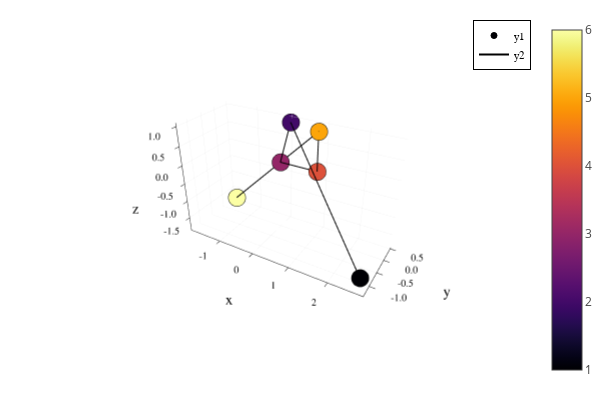

The code cell stored with this chart in its notebook:
### Code cell
p = plot()
plotChainSeries!(P,"red")
p

### Figure 1 — Plotly figure (JSON) as saved in the notebook; plotly's stock layout.template omitted (floating-point values rounded to 4 significant figures; data arrays with more than 128 entries replaced by an {"elided": "..."} marker saying what was removed)
{"data": [{"colorbar": {"title": {"text": ""}}, "legendgroup": "y1", "marker": {"color": "rgba(0, 0, 4, 1.000)", "line": {"color": "rgba(0, 0, 0, 1)", "width": 1}, "size": 6, "symbol": "circle"}, "mode": "markers", "name": "y1", "scene": "scene", "showlegend": true, "type": "scatter3d", "x": [2.7], "xaxis": "x", "y": [-1.3], "yaxis": "y", "z": [-1.472], "zaxis": "z", "zmax": 6, "zmin": 1}, {"colorbar": {"title": {"text": ""}}, "legendgroup": "y1", "marker": {"color": "rgba(66, 10, 104, 1.000)", "line": {"color": "rgba(0, 0, 0, 1)", "width": 1}, "size": 6, "symbol": "circle"}, "mode": "markers", "name": "y1", "scene": "scene", "showlegend": false, "type": "scatter3d", "x": [0], "xaxis": "x", "y": [0.5], "yaxis": "y", "z": [0.866], "zaxis": "z", "zmax": 6, "zmin": 1}, {"colorbar": {"title": {"text": ""}}, "legendgroup": "y1", "marker": {"color": "rgba(147, 38, 103, 1.000)", "line": {"color": "rgba(0, 0, 0, 1)", "width": 1}, "size": 6, "symbol": "circle"}, "mode": "markers", "name": "y1", "scene": "scene", "showlegend": false, "type": "scatter3d", "x": [0], "xaxis": "x", "y": [0], "yaxis": "y", "z": [0], "zaxis": "z", "zmax": 6, "zmin": 1}, {"colorbar": {"title": {"text": ""}}, "legendgroup": "y1", "marker": {"color": "rgba(221, 81, 58, 1.000)", "line": {"color": "rgba(0, 0, 0, 1)", "width": 1}, "size": 6, "symbol": "circle"}, "mode": "markers", "name": "y1", "scene": "scene", "showlegend": false, "type": "scatter3d", "x": [1], "xaxis": "x", "y": [0], "yaxis": "y", "z": [0], "zaxis": "z", "zmax": 6, "zmin": 1}, {"colorbar": {"title": {"text": ""}}, "legendgroup": "y1", "marker": {"color": "rgba(252, 165, 10, 1.000)", "line": {"color": "rgba(0, 0, 0, 1)", "width": 1}, "size": 6, "symbol": "circle"}, "mode": "markers", "name": "y1", "scene": "scene", "showlegend": false, "type": "scatter3d", "x": [1], "xaxis": "x", "y": [0], "yaxis": "y", "z": [1], "zaxis": "z", "zmax": 6, "zmin": 1}, {"colorbar": {"title": {"text": ""}}, "legendgroup": "y1", "marker": {"color": "rgba(252, 255, 164, 1.000)", "line": {"color": "rgba(0, 0, 0, 1)", "width": 1}, "size": 6, "symbol": "circle"}, "mode": "markers", "name": "y1", "scene": "scene", "showlegend": false, "type": "scatter3d", "x": [-1.809], "xaxis": "x", "y": [0.4682], "yaxis": "y", "z": [-1.809], "zaxis": "z", "zmax": 6, "zmin": 1}, {"colorbar": {"title": {"text": ""}}, "hoverinfo": "none", "marker": {"cmax": 6, "cmin": 1, "color": [0.5], "colorscale": {"elided": "256x2 mixed values"}, "opacity": 1e-10, "showscale": true, "size": 1e-10}, "mode": "markers", "name": "y1", "scene": "scene", "showlegend": false, "type": "scatter3d", "x": [2.7], "xaxis": "x", "y": [-1.3], "yaxis": "y", "z": [-1.472], "zaxis": "z", "zmax": 6, "zmin": 1}, {"colorbar": {"title": {"text": ""}}, "legendgroup": "y2", "line": {"color": "rgba(0, 0, 0, 1)", "dash": "solid", "shape": "linear", "width": 2}, "mode": "lines", "name": "y2", "scene": "scene", "showlegend": true, "type": "scatter3d", "x": [2.7, 0, 0, 1, 1, -1.809], "xaxis": "x", "y": [-1.3, 0.5, 0, 0, 0, 0.4682], "yaxis": "y", "z": [-1.472, 0.866, 0, 0, 1, -1.809], "zaxis": "z", "zmax": 6, "zmin": 1}], "layout": {"annotations": [], "height": 400, "legend": {"bgcolor": "rgba(255, 255, 255, 1.000)", "bordercolor": "rgba(0, 0, 0, 1)", "borderwidth": 1, "font": {"color": "rgba(0, 0, 0, 1)", "family": "sans-serif", "size": 11}, "title": {"font": {"color": "rgba(0, 0, 0, 1)", "family": "sans-serif", "size": 15}, "text": ""}, "tracegroupgap": 0, "traceorder": "normal", "x": 1, "xanchor": "auto", "y": 1, "yanchor": "auto"}, "margin": {"b": 20, "l": 0, "r": 0, "t": 20}, "paper_bgcolor": "rgba(255, 255, 255, 1.000)", "plot_bgcolor": "rgba(255, 255, 255, 1.000)", "scene": {"aspectmode": "auto", "aspectratio": {"x": 1.59, "y": 0.6348, "z": 0.9906}, "camera": {"center": {"x": 0, "y": 0, "z": 0}, "eye": {"x": 1.357, "y": -2.351, "z": 1.567}, "projection": {"type": "perspective"}, "up": {"x": 0, "y": 0, "z": 1}}, "domain": {"x": [0.09128, 0.9934], "y": [0.07581, 0.9902]}, "xaxis": {"gridcolor": "rgba(0, 0, 0, 0.1)", "gridwidth": 0.5, "linecolor": "rgba(0, 0, 0, 1)", "mirror": false, "range": [-1.944, 2.835], "showgrid": true, "showline": true, "showticklabels": true, "tickangle": 0, "tickcolor": "rgb(0, 0, 0)", "tickfont": {"color": "rgba(0, 0, 0, 1)", "family": "sans-serif", "size": 11}, "tickmode": "array", "ticks": "inside", "ticktext": ["-1", "0", "1", "2"], "tickvals": [-1, 0, 1, 2], "title": {"font": {"color": "rgba(0, 0, 0, 1)", "family": "sans-serif", "size": 15}, "text": "x"}, "type": "linear", "visible": true, "zeroline": false, "zerolinecolor": "rgba(0, 0, 0, 1)"}, "yaxis": {"gridcolor": "rgba(0, 0, 0, 0.1)", "gridwidth": 0.5, "linecolor": "rgba(0, 0, 0, 1)", "mirror": false, "range": [-1.354, 0.554], "showgrid": true, "showline": true, "showticklabels": true, "tickangle": 0, "tickcolor": "rgb(0, 0, 0)", "tickfont": {"color": "rgba(0, 0, 0, 1)", "family": "sans-serif", "size": 11}, "tickmode": "array", "ticks": "inside", "ticktext": ["-1.0", "-0.5", "0.0", "0.5"], "tickvals": [-1, -0.5, 0, 0.5], "title": {"font": {"color": "rgba(0, 0, 0, 1)", "family": "sans-serif", "size": 15}, "text": "y"}, "type": "linear", "visible": true, "zeroline": false, "zerolinecolor": "rgba(0, 0, 0, 1)"}, "zaxis": {"gridcolor": "rgba(0, 0, 0, 0.1)", "gridwidth": 0.5, "linecolor": "rgba(0, 0, 0, 1)", "mirror": false, "range": [-1.893, 1.084], "showgrid": true, "showline": true, "showticklabels": true, "tickangle": 0, "tickcolor": "rgb(0, 0, 0)", "tickfont": {"color": "rgba(0, 0, 0, 1)", "family": "sans-serif", "size": 11}, "tickmode": "array", "ticks": "inside", "ticktext": ["-1.5", "-1.0", "-0.5", "0.0", "0.5", "1.0"], "tickvals": [-1.5, -1, -0.5, 0, 0.5, 1], "title": {"font": {"color": "rgba(0, 0, 0, 1)", "family": "sans-serif", "size": 15}, "text": "z"}, "type": "linear", "visible": true, "zeroline": false, "zerolinecolor": "rgba(0, 0, 0, 1)"}}, "showlegend": true, "width": 600}}
